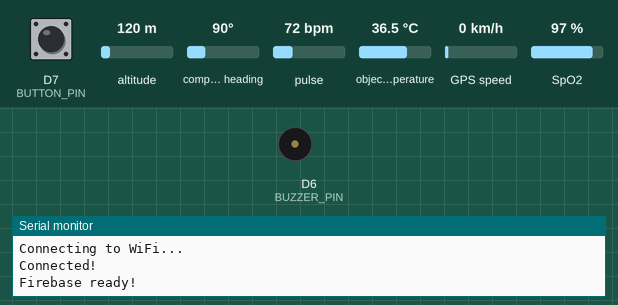
The sketch below on a simulated Arduino MKR. On the bench: buzzer (waves = sounding, pin HIGH), the last lines printed to the serial monitor. The test bench sets the inputs (shaded band); at power-on: D7 (BUTTON_PIN) HIGH, altitude 120 m, compass heading 90°, pulse 72 bpm, object temperature 36.5 °C, GPS speed 0 km/h, SpO2 97 %. WiFi joins after 1.5 s; servers stay silent unless stated; the GPS gets a fix after 3 s at 37.7749, -122.4194 with 8 satellites; the Firebase database answers and starts empty.

Above: at 2.7 s.
2.8 s: D7 (BUTTON_PIN) pulled LOW for 3.2 s
At 6.2 s:
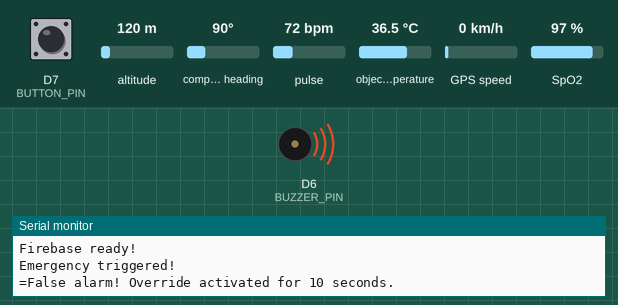
17.3 s: D7 (BUTTON_PIN) pulled LOW for 0.15 s
At 32.0 s:
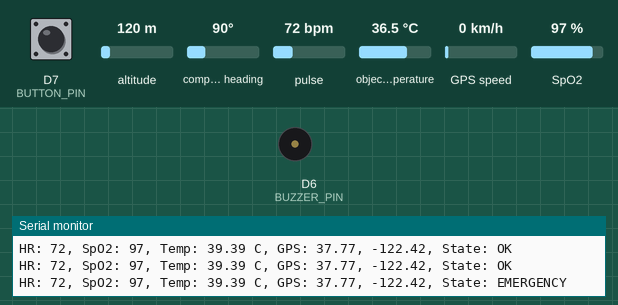
Timing chart, 0 to 33.5 s (numbered marks = the images above; inputs shaded):
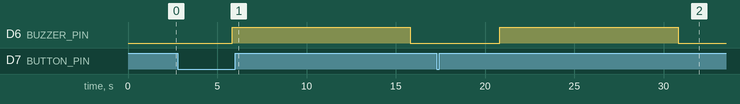

Measured:
- after the input at 2.8 s, D6 (BUZZER_PIN): LOW → HIGH after 3.0 s, → LOW 10.0 s later
- after the input at 17.3 s, D6 (BUZZER_PIN): LOW → HIGH after 3.5 s, → LOW 10.0 s later

The sketch:

HandW.ino
```cpp
#include <Wire.h>
#include "MAX30105.h"
#include "spo2_algorithm.h"
#include <Adafruit_MLX90614.h>
#include <TinyGPSPlus.h>
#include <WiFiNINA.h>
#include <Firebase_Arduino_WiFiNINA.h>

// --------------------- WIFI & FIREBASE CONFIG ---------------------
const char* ssid = "ARNAV";
const char* password = "00000000";
const char* firebaseHost = "handwband-default-rtdb.firebaseio.com";
const char* FIREBASE_API_KEY = "AIzaSyAGdi0EIOvXnuG9Q8azmN3SHlFLbRZ4tPU";

FirebaseData fbdo;

// --------------------- SENSORS ---------------------
MAX30105 particleSensor;
Adafruit_MLX90614 mlx;

TinyGPSPlus gps;
#define GPS_BAUD 9600

#define MAX_SAMPLES 25
uint32_t irBuffer[MAX_SAMPLES];
uint32_t redBuffer[MAX_SAMPLES];

// Rolling average buffers
#define HR_BUFFER_SIZE 5
int hrBuffer[HR_BUFFER_SIZE] = {0};
int spo2Buffer[HR_BUFFER_SIZE] = {0};
int hrIndex = 0, spo2Index = 0;
int hrCount = 0, spo2Count = 0;
int32_t spo2, heartRate;
int8_t validSPO2, validHeartRate;

// Temperature
#define NUM_TEMP_SAMPLES 10
#define TEMP_OFFSET 2.9
double lastTemp = 36.5;

// Timing
unsigned long lastSend = 0;
const unsigned long sendInterval = 5000;

// --------------------- BUZZER & BUTTON ---------------------
#define BUZZER_PIN 6
#define BUTTON_PIN 7
bool manualOverride = false;
unsigned long overrideStartTime = 0;
const unsigned long overrideDuration = 10000;
unsigned long lastButtonCheck = 0;
const unsigned long buttonCheckInterval = 50;

// --------------------- SETUP ---------------------
void setup() {
  Serial.begin(115200);
  while (!Serial);

  Wire.begin();

  // MAX30105
  if (!particleSensor.begin(Wire, I2C_SPEED_FAST)) {
    Serial.println("MAX30105 not found!");
  } else {
    particleSensor.setup();
  }

  // MLX90614
  if (!mlx.begin()) {
    Serial.println("MLX90614 not found!");
  }

  // GPS
  Serial1.begin(GPS_BAUD);

  // WiFi
  Serial.print("Connecting to WiFi...");
  WiFi.begin(ssid, password);
  while (WiFi.status() != WL_CONNECTED) {
    delay(500);
    Serial.print(".");
  }
  Serial.println("\nConnected!");

  Firebase.begin(firebaseHost, FIREBASE_API_KEY, ssid, password);
  Firebase.reconnectWiFi(true);
  Serial.println("Firebase ready!");

  // Buzzer and button
  pinMode(BUZZER_PIN, OUTPUT);
  digitalWrite(BUZZER_PIN, LOW);
  pinMode(BUTTON_PIN, INPUT_PULLUP);
}

// --------------------- LOOP ---------------------
void loop() {
  // GPS update
  while (Serial1.available() > 0) {
    gps.encode(Serial1.read());
  }

  // --------------------- Button Handling ---------------------
  bool buttonPressed = (digitalRead(BUTTON_PIN) == LOW);

  // Check manual override expiry
  if (manualOverride && millis() - overrideStartTime > overrideDuration) {
    manualOverride = false;
  }

  if (buttonPressed) {
    static unsigned long lastPress = 0;
    if (millis() - lastPress > 1000) {
      lastPress = millis();

      if (manualOverride) {
      } else if (!manualOverride && buttonPressed) {
        if (Firebase.getString(fbdo, "/sensorData/state") && fbdo.stringData() == "EMERGENCY") {
          manualOverride = true;
          overrideStartTime = millis();
          Firebase.setString(fbdo, "/sensorData/state", "OK");
          digitalWrite(BUZZER_PIN, LOW);
          Serial.println("=False alarm! Override activated for 10 seconds.");
        } else {
          Firebase.setString(fbdo, "/sensorData/state", "EMERGENCY");
          Serial.println("Emergency triggered!");
        }
      }
    }
  }

  // --------------------- Data Collection ---------------------
  if (millis() - lastSend >= sendInterval) {
    lastSend = millis();

    // MAX30105 burst read
    for (byte i = 0; i < MAX_SAMPLES; i++) {
      while (!particleSensor.available())
        particleSensor.check();

      redBuffer[i] = particleSensor.getRed();
      irBuffer[i] = particleSensor.getIR();
      particleSensor.nextSample();
    }
    maxim_heart_rate_and_oxygen_saturation(irBuffer, MAX_SAMPLES, redBuffer, &spo2, &validSPO2, &heartRate, &validHeartRate);

    // Update rolling buffers
    if (validHeartRate) {
      hrBuffer[hrIndex] = heartRate;
      hrIndex = (hrIndex + 1) % HR_BUFFER_SIZE;
      if (hrCount < HR_BUFFER_SIZE) hrCount++;
    }
    if (validSPO2) {
      spo2Buffer[spo2Index] = spo2;
      spo2Index = (spo2Index + 1) % HR_BUFFER_SIZE;
      if (spo2Count < HR_BUFFER_SIZE) spo2Count++;
    }

    // Rolling averages
    int avgHR = 65;
    int avgSpO2 = 90;
    if (hrCount > 0) {
      int sum = 0;
      for (int i = 0; i < hrCount; i++) sum += hrBuffer[i];
      avgHR = sum / hrCount;
    }
    if (spo2Count > 0) {
      int sum = 0;
      for (int i = 0; i < spo2Count; i++) sum += spo2Buffer[i];
      avgSpO2 = sum / spo2Count;
    }

    // MLX90614 temperature
    double tempSum = 0;
    for (int i = 0; i < NUM_TEMP_SAMPLES; i++) {
      tempSum += mlx.readObjectTempC();
      delay(50);
    }
    double wristTemp = tempSum / NUM_TEMP_SAMPLES;
    double estimatedCoreTemp = wristTemp + TEMP_OFFSET;
    if (!isnan(estimatedCoreTemp)) lastTemp = estimatedCoreTemp;

    // --------------------- EMERGENCY LOGIC ---------------------
    String state = "OK";
    if (!manualOverride) { // only trigger auto emergency if not overridden
      if (avgHR < 50 || avgHR > 120) state = "EMERGENCY";
      if (!isnan(lastTemp) && (lastTemp < 35 || lastTemp > 39)) state = "EMERGENCY";
    }

    // --------------------- BUZZER CONTROL ---------------------
    if (state == "EMERGENCY") {
      digitalWrite(BUZZER_PIN, LOW);
    } else {
      digitalWrite(BUZZER_PIN, HIGH);
    }

    // --------------------- SEND TO FIREBASE ---------------------
    if (WiFi.status() == WL_CONNECTED) {
      Firebase.setFloat(fbdo, "/sensorData/HR", avgHR != -999 ? (float)avgHR : -999.0);
      Firebase.setFloat(fbdo, "/sensorData/SpO2", avgSpO2 != -999 ? (float)avgSpO2 : -999.0);
      Firebase.setFloat(fbdo, "/sensorData/BodyTemp", !isnan(lastTemp) ? (float)lastTemp : -999.0);
      Firebase.setFloat(fbdo, "/sensorData/GPS_lat", gps.location.isValid() ? (float)gps.location.lat() : 0.0);
      Firebase.setFloat(fbdo, "/sensorData/GPS_lng", gps.location.isValid() ? (float)gps.location.lng() : 0.0);
      Firebase.setString(fbdo, "/sensorData/state", state);
    }

    // Serial print
    Serial.print("HR: "); Serial.print(avgHR);
    Serial.print(", SpO2: "); Serial.print(avgSpO2);
    Serial.print(", Temp: "); Serial.print(lastTemp); Serial.print(" C");
    Serial.print(", GPS: "); Serial.print(gps.location.isValid() ? gps.location.lat() : 0.0);
    Serial.print(", "); Serial.print(gps.location.isValid() ? gps.location.lng() : 0.0);
    Serial.print(", State: "); Serial.println(state);
  }
}
```
